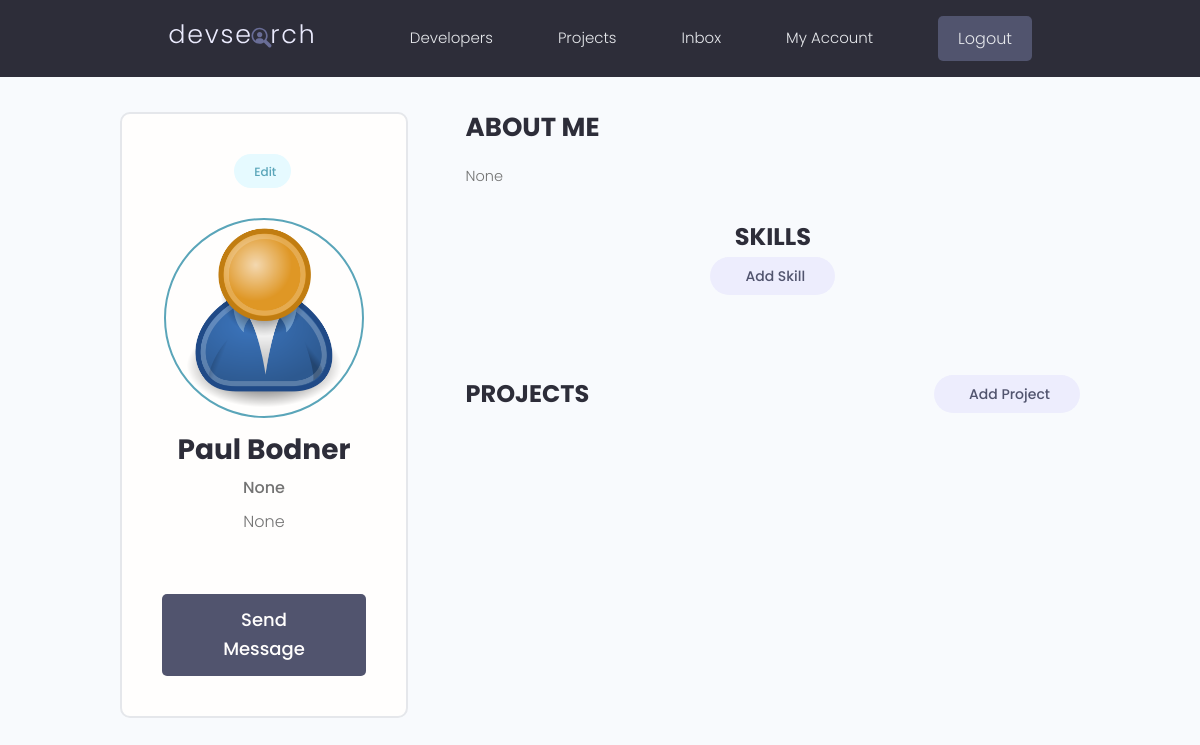
The page /account/ (signed in) on the database as committed earlier.
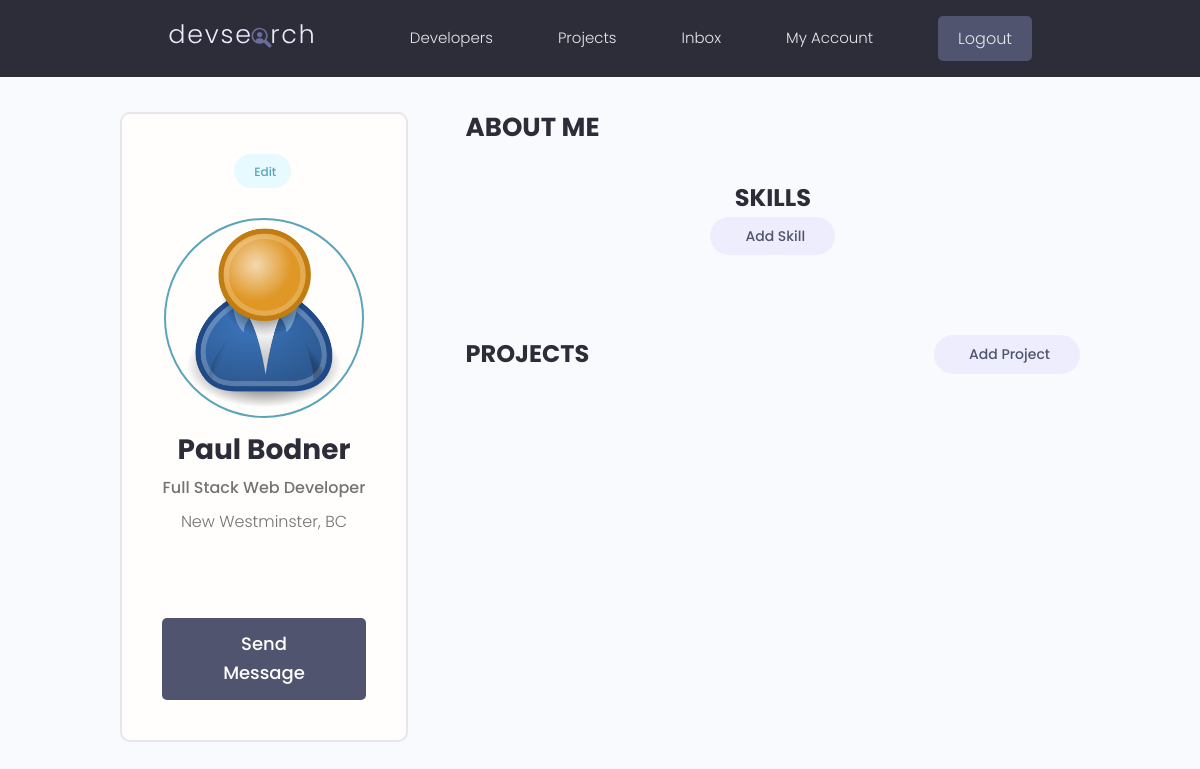
The same page on the database as committed later.
### users/models.py (models this page shows, shortened)
class Profile(models.Model):
  user = models.OneToOneField(User, on_delete=models.CASCADE, null=True, blank=True,)
  name = models.CharField(max_length = 200, blank = True, null = True)
  email = models.EmailField(max_length=500, blank=True, null=True)
  username = models.CharField(max_length = 200, blank = True, null = True)
  username = models.CharField(max_length = 200, blank = True, null = True)
  short_intro = models.CharField(max_length = 200, blank = True, null = True)
  location = models.CharField(max_length = 200, blank = True, null = True)
  bio = models.TextField(max_length=500, blank=True, null=True)
  profile_image = models.ImageField(null = True, blank=True, upload_to='profiles/', default='profiles/user-default.png' )
  social_github= models.CharField(max_length = 200, blank = True, null = True)
  social_linkedIn= models.CharField(max_length = 200, blank = True, null = True)
  social_twitter= models.CharField(max_length = 200, blank = True, null = True)
  social_youtube= models.CharField(max_length = 200, blank = True, null = True)
  social_website= models.CharField(max_length = 200, blank = True, null = True)
  created = models.DateTimeField(auto_now_add=True)
  id = models.UUIDField(default=uuid.uuid4, unique=True, primary_key=True, editable=False)

### users/views.py (the view)
# urls.py: path('account/', views.userAccount, name='account'),
@login_required(login_url="login")
def userAccount(request):
  profile = request.user.profile
  context = {
    'profile': profile
    }
  return render(request, 'users/account.html', context)

### users/templates/users/account.html (shortened to what this page needs)
{% extends 'main.html' %}
{% block content %}
<main class="settingsPage profile my-md">
  <div class="container">
    <div class="layout">
      <div class="column column--1of3">
        <div class="card text-center">
          <div class="card__body dev">
            <a class="tag tag--pill tag--main settings__btn" href="{% url 'edit-account' %}"> Edit</a>
            <img class="avatar avatar--xl dev__avatar" src="{{ profile.profile_image.url }}" />
            <h2 class="dev__name">{{ profile.name }}</h2>
            <p class="dev__title">{{ profile.short_intro }}</p>
            <p class="dev__location">{{ profile.location }}</p>
            <ul class="dev__social">
            </ul>
            <a href="#" class="btn btn--sub btn--lg">Send Message </a>
          </div>
        </div>
      </div>
      <div class="column column--2of3">
        <div class="devInfo">
          <h3 class="devInfo__title">About Me</h3>
          <p class="devInfo__about">
            {{ profile.bio }}
          </p>
        </div>
        <div id="skill-form"   class="settings">
          <h3 class="settings__title">Skills</h3>
          {% if  page == 'add-skill' or page == 'edit-skill' %}
            {% if page == 'add-skill' %}
            <form action="{% url 'add-skill' %}" method="POST">
            {% else %}
            <form action="{% url 'edit-skill' skill.id %}" method="POST">
            {% endif %}
            {% csrf_token %}
            {% for field in skill_form %}
            <div id="skill-field" class="form__field">
              <label for="formInput#text">{{ field.label }} </label>
              {{ field }}
            </div>
            {% endfor %}
            <a class="btn btn--sub btn--md  my-md" href="{% url 'account' %}">Cancel</a>
            <input class="btn btn--sub btn--md  my-md" type="submit" value="Submit">
          </form>
          {% else %}
          <a class="tag tag--pill tag--sub settings__btn tag--lg" href="{% url 'add-skill' %}"> Add Skill</a>
          {% endif %}
        </div>
        <div class="settings">
          <h3 class="settings__title">Projects</h3>
          <a class="tag tag--pill tag--sub settings__btn tag--lg" href="{% url 'create-project' %}"> Add Project</a>
        </div>
      </div>
    </div>
  </div>
</main>
{% endblock content %}

Rows that differ between the two databases and show on the page:
changed Profile "Paul Bodner": short_intro "None" → "Full Stack Web Developer"; location "None" → "New Westminster, BC"; bio "None" → (not shown)
